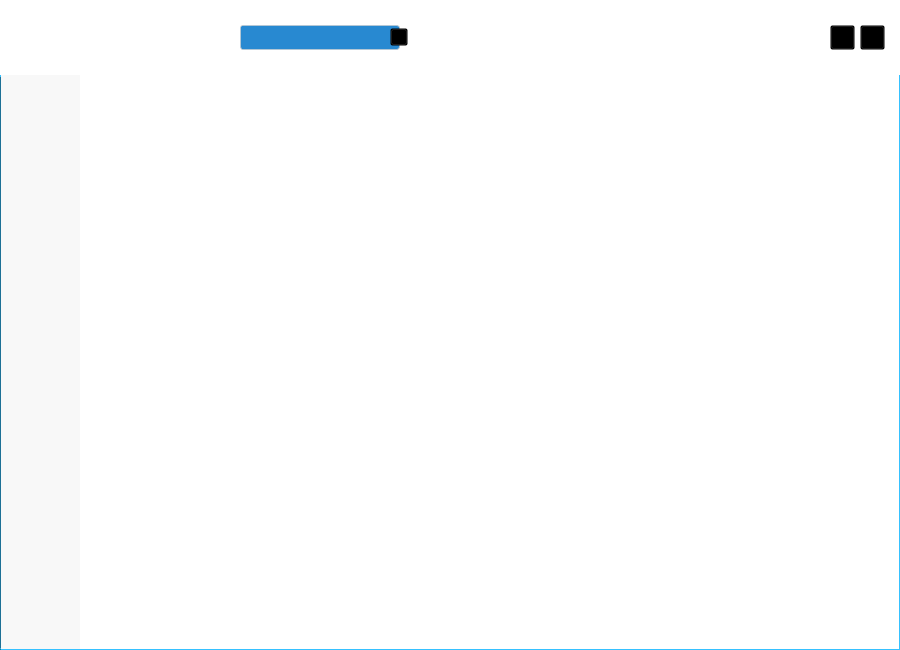
<?xml version="1.0" encoding="UTF-8"?>
<ui version="4.0">
 <class>MainWindow</class>
 <widget class="QMainWindow" name="MainWindow">
  <property name="geometry">
   <rect>
    <x>0</x>
    <y>0</y>
    <width>900</width>
    <height>650</height>
   </rect>
  </property>
  <property name="windowTitle">
   <string>MainWindow</string>
  </property>
  <property name="styleSheet">
   <string notr="true">background:white;</string>
  </property>
  <widget class="QWidget" name="centralWidget">
   <widget class="QPushButton" name="exitButton">
    <property name="geometry">
     <rect>
      <x>860</x>
      <y>25</y>
      <width>25</width>
      <height>25</height>
     </rect>
    </property>
    <property name="styleSheet">
     <string notr="true">QPushButton#exitButton{border-image: url(:/img_normal/exit.png);background:transparent;
}

QPushButton#exitButton:hover{border-image: url(:/img_hover/exit_hover.png);
}
</string>
    </property>
    <property name="text">
     <string/>
    </property>
   </widget>
   <widget class="QPushButton" name="minimumButton">
    <property name="geometry">
     <rect>
      <x>830</x>
      <y>25</y>
      <width>25</width>
      <height>25</height>
     </rect>
    </property>
    <property name="styleSheet">
     <string notr="true">QPushButton#minimumButton{
border-image: url(:/img_normal/hide.png);
background:transparent;}
QPushButton#minimumButton:hover{
border-image: url(:/img_hover/hide_hover.png);}</string>
    </property>
    <property name="text">
     <string/>
    </property>
   </widget>
   <widget class="QLabel" name="bglabel">
    <property name="geometry">
     <rect>
      <x>0</x>
      <y>0</y>
      <width>900</width>
      <height>75</height>
     </rect>
    </property>
    <property name="styleSheet">
     <string notr="true">border-image: url(:/img_background/mainbackground.png);</string>
    </property>
    <property name="text">
     <string/>
    </property>
   </widget>
   <widget class="QLabel" name="haedLabel">
    <property name="geometry">
     <rect>
      <x>20</x>
      <y>15</y>
      <width>45</width>
      <height>45</height>
     </rect>
    </property>
    <property name="cursor">
     <cursorShape>PointingHandCursor</cursorShape>
    </property>
    <property name="styleSheet">
     <string notr="true">
background:transparent</string>
    </property>
    <property name="text">
     <string/>
    </property>
   </widget>
   <widget class="QLineEdit" name="lineEdit">
    <property name="geometry">
     <rect>
      <x>240</x>
      <y>25</y>
      <width>160</width>
      <height>25</height>
     </rect>
    </property>
    <property name="styleSheet">
     <string notr="true">border:1px solid rgba(200,200,200,150);
border-radius:3px;
background:#2889d1;
color:white</string>
    </property>
   </widget>
   <widget class="QPushButton" name="searchButton">
    <property name="geometry">
     <rect>
      <x>390</x>
      <y>28</y>
      <width>18</width>
      <height>18</height>
     </rect>
    </property>
    <property name="styleSheet">
     <string notr="true">border-image: url(:/img_ico/search.png);
background:transparent</string>
    </property>
    <property name="text">
     <string/>
    </property>
   </widget>
   <widget class="QWidget" name="infoWidget" native="true">
    <property name="geometry">
     <rect>
      <x>0</x>
      <y>75</y>
      <width>900</width>
      <height>575</height>
     </rect>
    </property>
    <widget class="QListWidget" name="choiceListWidget">
     <property name="geometry">
      <rect>
       <x>0</x>
       <y>0</y>
       <width>80</width>
       <height>575</height>
      </rect>
     </property>
     <property name="toolTip">
      <string>&lt;html&gt;&lt;head/&gt;&lt;body&gt;&lt;p&gt;&lt;br/&gt;&lt;/p&gt;&lt;/body&gt;&lt;/html&gt;</string>
     </property>
     <property name="styleSheet">
      <string notr="true">border:none;
background:rgb(248,248,248)</string>
     </property>
     <property name="editTriggers">
      <set>QAbstractItemView::NoEditTriggers</set>
     </property>
     <property name="iconSize">
      <size>
       <width>54</width>
       <height>54</height>
      </size>
     </property>
     <property name="textElideMode">
      <enum>Qt::ElideMiddle</enum>
     </property>
     <property name="spacing">
      <number>8</number>
     </property>
     <item>
      <property name="text">
       <string/>
      </property>
      <property name="toolTip">
       <string>airlines</string>
      </property>
      <property name="textAlignment">
       <set>AlignCenter</set>
      </property>
      <property name="icon">
       <iconset resource="Resources/buttons.qrc">
        <normaloff>:/img_ico/airlines.ico</normaloff>:/img_ico/airlines.ico</iconset>
      </property>
     </item>
     <item>
      <property name="text">
       <string/>
      </property>
      <property name="toolTip">
       <string>booked</string>
      </property>
      <property name="icon">
       <iconset resource="Resources/buttons.qrc">
        <normaloff>:/img_ico/booked.ico</normaloff>:/img_ico/booked.ico</iconset>
      </property>
     </item>
     <item>
      <property name="text">
       <string/>
      </property>
      <property name="toolTip">
       <string>manger</string>
      </property>
      <property name="icon">
       <iconset resource="Resources/buttons.qrc">
        <normaloff>:/img_ico/manager.ico</normaloff>:/img_ico/manager.ico</iconset>
      </property>
     </item>
    </widget>
    <widget class="QListWidget" name="listWidget">
     <property name="geometry">
      <rect>
       <x>80</x>
       <y>0</y>
       <width>820</width>
       <height>575</height>
      </rect>
     </property>
     <property name="styleSheet">
      <string notr="true">border:none</string>
     </property>
     <property name="editTriggers">
      <set>QAbstractItemView::NoEditTriggers</set>
     </property>
     <property name="showDropIndicator" stdset="0">
      <bool>false</bool>
     </property>
     <property name="dragDropOverwriteMode">
      <bool>false</bool>
     </property>
     <property name="alternatingRowColors">
      <bool>true</bool>
     </property>
     <property name="selectionMode">
      <enum>QAbstractItemView::SingleSelection</enum>
     </property>
     <property name="selectionBehavior">
      <enum>QAbstractItemView::SelectRows</enum>
     </property>
     <property name="textElideMode">
      <enum>Qt::ElideMiddle</enum>
     </property>
    </widget>
    <zorder>choiceListWidget</zorder>
    <zorder>listWidget</zorder>
    <zorder>bookTicketWidget</zorder>
   </widget>
   <widget class="QLabel" name="userInfoLabel">
    <property name="geometry">
     <rect>
      <x>80</x>
      <y>15</y>
      <width>150</width>
      <height>20</height>
     </rect>
    </property>
    <property name="font">
     <font>
      <family>等线</family>
      <pointsize>11</pointsize>
      <weight>50</weight>
      <bold>false</bold>
     </font>
    </property>
    <property name="styleSheet">
     <string notr="true">background:transparent;
color:white</string>
    </property>
    <property name="text">
     <string>&lt;p&gt;韩金伟&lt;/p&gt;</string>
    </property>
    <property name="indent">
     <number>0</number>
    </property>
   </widget>
   <widget class="QLabel" name="arthorLabel">
    <property name="geometry">
     <rect>
      <x>80</x>
      <y>40</y>
      <width>150</width>
      <height>20</height>
     </rect>
    </property>
    <property name="font">
     <font>
      <family>等线</family>
      <pointsize>11</pointsize>
     </font>
    </property>
    <property name="styleSheet">
     <string notr="true">background:transparent;
color:white</string>
    </property>
    <property name="text">
     <string/>
    </property>
   </widget>
   <widget class="Line" name="line">
    <property name="geometry">
     <rect>
      <x>0</x>
      <y>649</y>
      <width>900</width>
      <height>2</height>
     </rect>
    </property>
    <property name="styleSheet">
     <string notr="true">background:#2ca9e1</string>
    </property>
    <property name="frameShadow">
     <enum>QFrame::Raised</enum>
    </property>
    <property name="lineWidth">
     <number>2</number>
    </property>
    <property name="orientation">
     <enum>Qt::Horizontal</enum>
    </property>
   </widget>
   <widget class="Line" name="line_2">
    <property name="geometry">
     <rect>
      <x>899</x>
      <y>75</y>
      <width>2</width>
      <height>575</height>
     </rect>
    </property>
    <property name="styleSheet">
     <string notr="true">background:#2ca9e1</string>
    </property>
    <property name="frameShadow">
     <enum>QFrame::Raised</enum>
    </property>
    <property name="lineWidth">
     <number>2</number>
    </property>
    <property name="orientation">
     <enum>Qt::Vertical</enum>
    </property>
   </widget>
   <widget class="Line" name="line_3">
    <property name="geometry">
     <rect>
      <x>-1</x>
      <y>75</y>
      <width>2</width>
      <height>575</height>
     </rect>
    </property>
    <property name="styleSheet">
     <string notr="true">background:#2ca9e1</string>
    </property>
    <property name="frameShadow">
     <enum>QFrame::Raised</enum>
    </property>
    <property name="lineWidth">
     <number>2</number>
    </property>
    <property name="orientation">
     <enum>Qt::Vertical</enum>
    </property>
   </widget>
   <widget class="QWidget" name="bookTicketWidget" native="true">
    <property name="geometry">
     <rect>
      <x>80</x>
      <y>650</y>
      <width>820</width>
      <height>120</height>
     </rect>
    </property>
    <property name="styleSheet">
     <string notr="true">border-top-left-radius:15px;
border-top-right-radius:15px;
background-color: qlineargradient(spread:pad, x1:0, y1:0, x2:0, y2:1, stop:0 rgba(44, 129, 225, 65), stop:1 rgba(44, 129, 255, 10));
</string>
    </property>
    <widget class="QLabel" name="bookTicketInfolabel">
     <property name="geometry">
      <rect>
       <x>50</x>
       <y>40</y>
       <width>400</width>
       <height>40</height>
      </rect>
     </property>
     <property name="font">
      <font>
       <family>方正姚体</family>
       <pointsize>14</pointsize>
      </font>
     </property>
     <property name="styleSheet">
      <string notr="true">background:transparent
</string>
     </property>
     <property name="text">
      <string/>
     </property>
    </widget>
    <widget class="QPushButton" name="bookTicketAcceptbtn">
     <property name="geometry">
      <rect>
       <x>520</x>
       <y>40</y>
       <width>100</width>
       <height>40</height>
      </rect>
     </property>
     <property name="font">
      <font>
       <family>微软雅黑</family>
       <pointsize>11</pointsize>
      </font>
     </property>
     <property name="cursor">
      <cursorShape>PointingHandCursor</cursorShape>
     </property>
     <property name="styleSheet">
      <string notr="true">QPushButton#bookTicketAcceptbtn{border-radius:6px;
background-color:/*#44cef6;*/
#2ca9e1;
color:#ffffff}
QPushButton#bookTicketAcceptbtn:hover{background-color:#44cef6;}
QPushButton#bookTicketAcceptbtn:pressed{background-color:#007bbb}</string>
     </property>
     <property name="text">
      <string>立即购买</string>
     </property>
    </widget>
    <widget class="QPushButton" name="bookTicketrejectBtn">
     <property name="geometry">
      <rect>
       <x>650</x>
       <y>40</y>
       <width>100</width>
       <height>40</height>
      </rect>
     </property>
     <property name="font">
      <font>
       <family>微软雅黑 Light</family>
       <pointsize>11</pointsize>
      </font>
     </property>
     <property name="cursor">
      <cursorShape>PointingHandCursor</cursorShape>
     </property>
     <property name="styleSheet">
      <string notr="true">QPushButton#bookTicketrejectBtn{border-radius:6px;
background-color:/*#44cef6;*/
rgb(248,248,248);

color:black}
QPushButton#bookTicketrejectBtn:hover{background-color:#e9e7ef;}
QPushButton#bookTicketrejectBtn:pressed{background-color:#c2ccd0}</string>
     </property>
     <property name="text">
      <string>再想想</string>
     </property>
    </widget>
   </widget>
   <zorder>bglabel</zorder>
   <zorder>exitButton</zorder>
   <zorder>minimumButton</zorder>
   <zorder>haedLabel</zorder>
   <zorder>lineEdit</zorder>
   <zorder>searchButton</zorder>
   <zorder>infoWidget</zorder>
   <zorder>userInfoLabel</zorder>
   <zorder>arthorLabel</zorder>
   <zorder>bookTicketWidget</zorder>
   <zorder>line</zorder>
   <zorder>line_3</zorder>
   <zorder>line_2</zorder>
  </widget>
 </widget>
 <layoutdefault spacing="6" margin="11"/>
 <resources>
  <include location="Resources/buttons.qrc"/>
 </resources>
 <connections/>
</ui>
